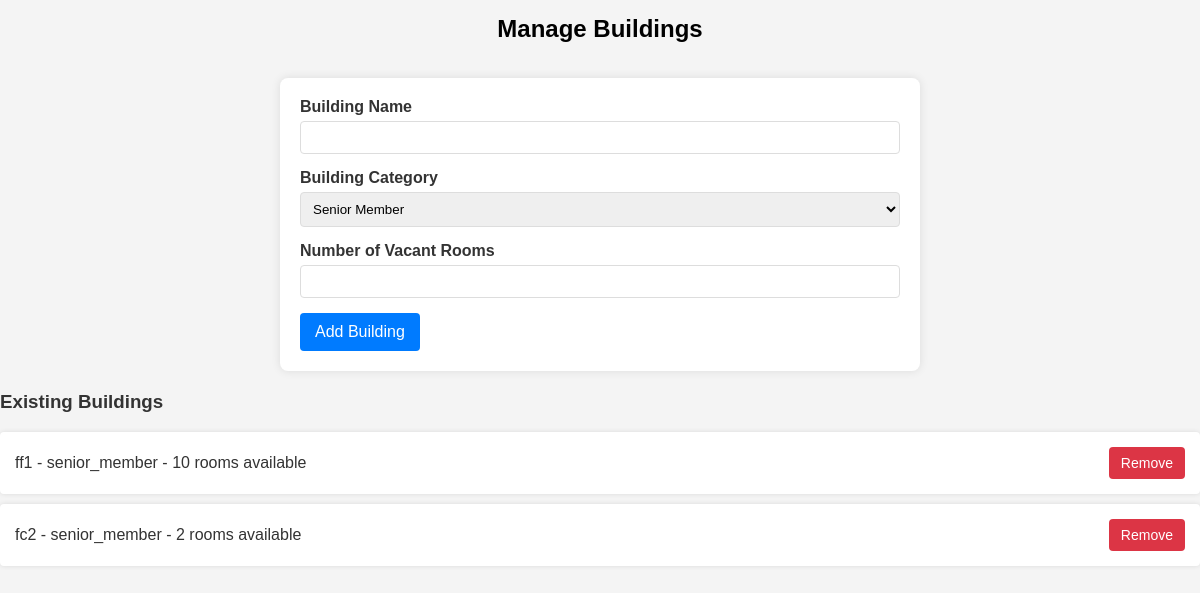
Before: /manage-buildings/ with the older database file.
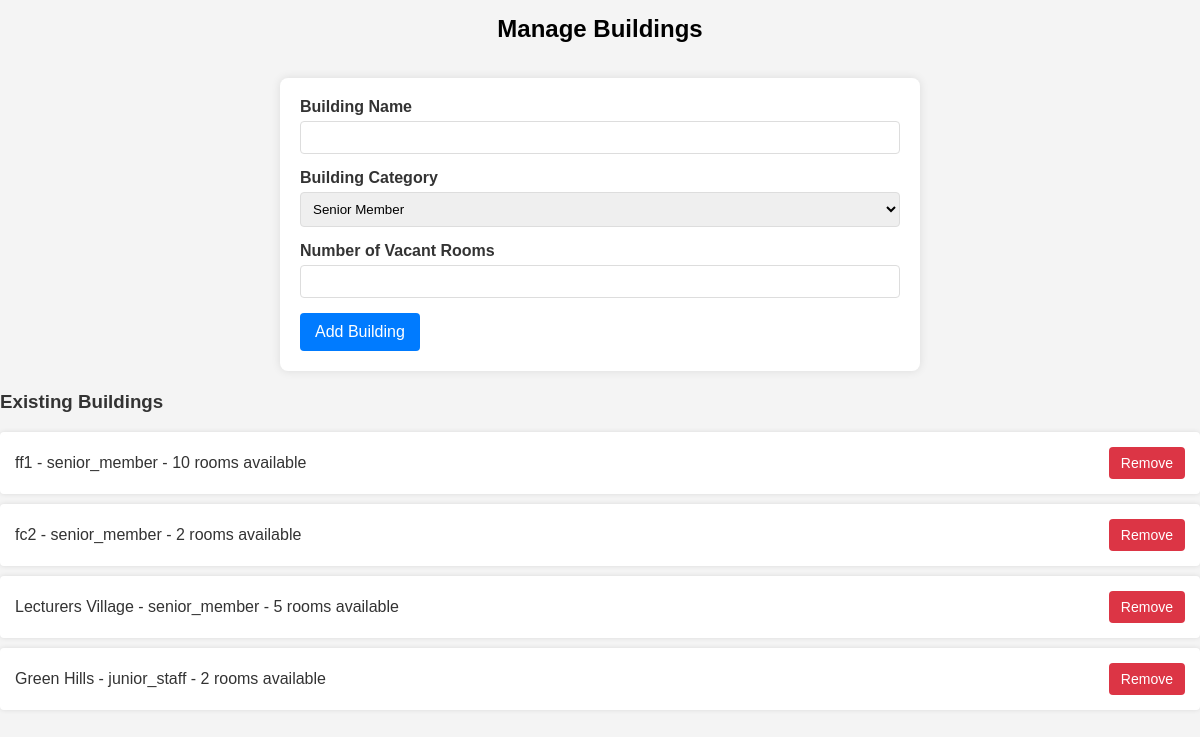
After: the same page with the newer database file.
### project/models.py (models this page shows, shortened)
class Building(models.Model):
    CATEGORY_CHOICES = [
        ('senior_member', 'Senior Member'),
        ('senior_staff', 'Senior Staff'),
        ('junior_staff', 'Junior Staff'),
    ]
    name = models.CharField(max_length=100)
    category = models.CharField(max_length=50, choices=CATEGORY_CHOICES)
    vacant_rooms = models.IntegerField()

### project/views.py (the view, shortened to what this page needs)
# urls.py: path('manage-buildings/', views.admin_manage_buildings, name='manage_buildings'),
def admin_manage_buildings(request):
    buildings = Building.objects.all()
    return render(request, 'admin_manage.html', {'buildings': buildings})

### templates/admin_manage.html (shortened to what this page needs)
<!DOCTYPE html>
<html lang="en">
<head>
</head>
<body>
    <h2>Manage Buildings</h2>
    <form action="{% url 'manage_buildings' %}" method="POST">
        <div>
            <label for="name">Building Name</label>
            <input type="text" id="name" name="name" required>
        </div>
        <div>
            <label for="category">Building Category</label>
            <select id="category" name="category" required>
                <option value="senior_member">Senior Member</option>
            </select>
        </div>
        <div>
            <label for="vacant_rooms">Number of Vacant Rooms</label>
            <input type="number" id="vacant_rooms" name="vacant_rooms" required>
        </div>
        <button type="submit">Add Building</button>
    </form>
    <h3>Existing Buildings</h3>
    <ul>
        {% for building in buildings %}
            <li>
                {{ building.name }} - {{ building.category }} - {{ building.vacant_rooms }} rooms available
                <a href="#" onclick="event.preventDefault(); if(confirm('Are you sure you want to delete this building?')) document.getElementById('delete-form-{{ building.id }}').submit();">
                    <button type="button" class="remove-button">Remove</button>
                </a>
            </li>
        {% endfor %}
    </ul>
</body>
</html>

### templates/admin_manage.html (style rules this page uses)
body { font-family: Arial, sans-serif; margin: 0; padding: 0; background-color: #f4f4f4; color: #333; }
h2 { color: black; padding: 15px; text-align: center; margin: 0; }
form { background: #fff; padding: 20px; border-radius: 8px; box-shadow: 0 0 10px rgba(0, 0, 0, 0.1); max-width: 600px; margin: 20px; margin-left: auto; margin-right: auto; display: block; }
form div { margin-bottom: 15px; }
form label { display: block; margin-bottom: 5px; font-weight: bold; }
form input, form select { width: 100%; padding: 8px; border: 1px solid #ddd; border-radius: 4px; box-sizing: border-box; }
button { background-color: #007bff; color: #fff; border: none; padding: 10px 15px; border-radius: 4px; cursor: pointer; font-size: 16px; }
ul { list-style-type: none; padding: 0; margin: 0; }
li { background: #fff; padding: 15px; margin: 10px 0; border-radius: 4px; box-shadow: 0 0 5px rgba(0, 0, 0, 0.1); display: flex; justify-content: space-between; align-items: center; }
.remove-button { background-color: #dc3545; border: none; color: #fff; padding: 8px 12px; border-radius: 4px; cursor: pointer; font-size: 14px; }

Changed rows visible on the page:
added Building: name "Lecturers Village", category "senior_member", vacant_rooms "5"
added Building: name "Green Hills", category "junior_staff", vacant_rooms "2"
